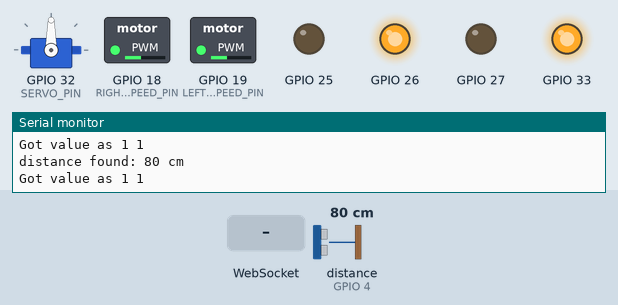
Recording of a sketch running on a simulated ESP32. On the bench: servo, switched loads named in the sketch (green lamp = pin HIGH), output pins drawn as LEDs (lit = HIGH), the last lines printed to the serial monitor. Wiring (inferred from the names in the program): ultrasonic range finder: trigger GPIO 2; echo GPIO 4. The inputs (shaded band) are chosen by the test bench; at power-on: distance to the obstacle (sensor on GPIO 4) 80 cm. The echo pulse lasts 58.3 µs per cm; pins used as bus, display or sensor lines are not drawn.

Above: at 3.2 s.
3.3 s: distance to the obstacle (sensor on GPIO 4) set to 2 cm
At 4.4 s:
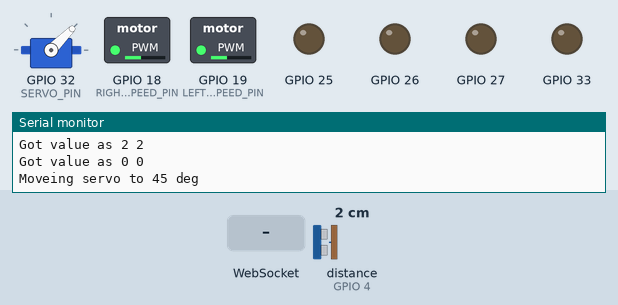
6.3 s: WebSocket text "5" received
At 9.1 s:
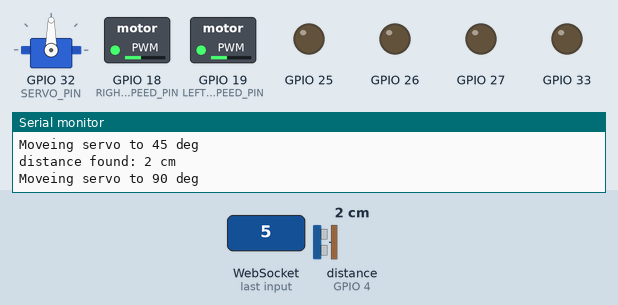
9.3 s: WebSocket text "5" received
At 10.2 s:
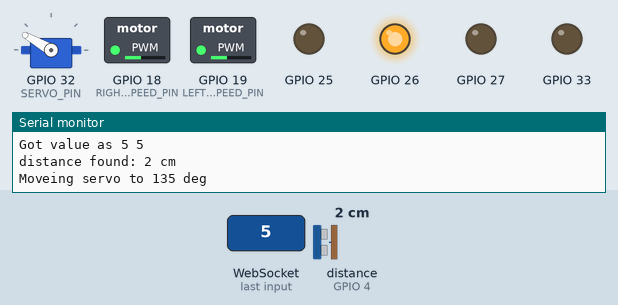
12.3 s: distance to the obstacle (sensor on GPIO 4) set to 17 cm
15.3 s: distance to the obstacle (sensor on GPIO 4) set to 21 cm
17.5 s: distance to the obstacle (sensor on GPIO 4) set to 4 cm
At 18.25 s:
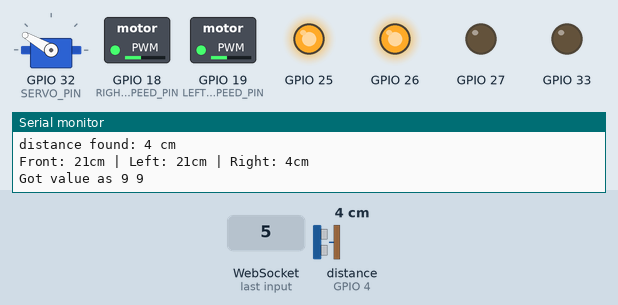
Timing chart, 0 to 21.1 s (numbered marks = the images above; inputs shaded):
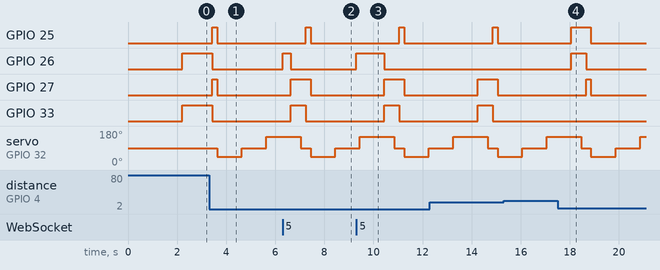

The sketch:

autonomous_esp_bot.ino
```cpp
#include <Arduino.h>
#include <ESP32Servo.h>
#ifdef ESP32
#include <WiFi.h>
#include <AsyncTCP.h>
#elif defined(ESP8266)
#include <ESP8266WiFi.h>
#include <ESPAsyncTCP.h>
#endif
#include <ESPAsyncWebServer.h>

enum Mode {
  REMOTE,
  AUTO
};
Mode currentMode = AUTO;

#define UP 1
#define DOWN 2
#define LEFT 3
#define RIGHT 4
#define UP_LEFT 5
#define UP_RIGHT 6
#define DOWN_LEFT 7
#define DOWN_RIGHT 8
#define TURN_LEFT 9
#define TURN_RIGHT 10
#define AUTO_MODE 11
#define REMOTE_MODE 12
#define STOP 0

#define RIGHT_MOTORS 0
#define LEFT_MOTORS 1
#define RIGHT_MOTOR_SPEED_PIN 18
#define LEFT_MOTOR_SPEED_PIN 19
#define SPEED 100

#define FORWARD 1
#define BACKWARD -1

// for ultrasonic sensor
#define TRIGGER_PIN 2
#define ECHO_PIN 4
float duration, distance;

// for servo
#define SERVO_PIN 32

struct MOTOR_PINS {
  int pinIN1;
  int pinIN2;
};

struct ObstacleScan {
  int distancemap[3];  // 0 = front, 1 = left, 2 = right
  int ObstacleMap[3];  // 1 = obstacle, 0 = free
};

Servo Robotservo;

std::vector<MOTOR_PINS> motorPins = {
  { 25, 33 },  // RIGHT_MOTORS
  { 27, 26 },  // LEFT_MOTORS

};

const char *ssid = "Pet";
const char *password = "123456789";

AsyncWebServer server(80);
AsyncWebSocket ws("/ws");

const char *htmlHomePage PROGMEM = R"HTMLHOMEPAGE(
<!DOCTYPE html>
<html>
  <head>
  <meta name="viewport" content="width=device-width, initial-scale=1, maximum-scale=1, user-scalable=no">
    <style>
    .arrows {
      font-size:70px;
      color:red;
    }
    .circularArrows {
      font-size:80px;
      color:blue;
    }
    td {
      background-color:black;
      border-radius:25%;
      box-shadow: 5px 5px #888888;
    }
    td:active {
      transform: translate(5px,5px);
      box-shadow: none;
    }

    .noselect {
      -webkit-touch-callout: none; /* iOS Safari */
        -webkit-user-select: none; /* Safari */
         -khtml-user-select: none; /* Konqueror HTML */
           -moz-user-select: none; /* Firefox */
            -ms-user-select: none; /* Internet Explorer/Edge */
                user-select: none; /* Non-prefixed version, currently
                                      supported by Chrome and Opera */
    }
    </style>
  </head>
  <body class="noselect" align="center" style="background-color:white">

    <h1 style="color: teal;text-align:center;">Hash Include Electronics</h1>
    <h2 style="color: teal;text-align:center;">Wi-Fi &#128663; Control</h2>

    <table id="mainTable" style="width:400px;margin:auto;table-layout:fixed" CELLSPACING=10>
      <tr>
        <td ontouchstart='onTouchStartAndEnd("5")' ontouchend='onTouchStartAndEnd("0")'><span class="arrows" >&#11017;</span></td>
        <td ontouchstart='onTouchStartAndEnd("1")' ontouchend='onTouchStartAndEnd("0")'><span class="arrows" >&#8679;</span></td>
        <td ontouchstart='onTouchStartAndEnd("6")' ontouchend='onTouchStartAndEnd("0")'><span class="arrows" >&#11016;</span></td>
      </tr>

      <tr>
        <td ontouchstart='onTouchStartAndEnd("3")' ontouchend='onTouchStartAndEnd("0")'><span class="arrows" >&#8678;</span></td>
        <td></td>
        <td ontouchstart='onTouchStartAndEnd("4")' ontouchend='onTouchStartAndEnd("0")'><span class="arrows" >&#8680;</span></td>
      </tr>

      <tr>
        <td ontouchstart='onTouchStartAndEnd("7")' ontouchend='onTouchStartAndEnd("0")'><span class="arrows" >&#11019;</span></td>
        <td ontouchstart='onTouchStartAndEnd("2")' ontouchend='onTouchStartAndEnd("0")'><span class="arrows" >&#8681;</span></td>
        <td ontouchstart='onTouchStartAndEnd("8")' ontouchend='onTouchStartAndEnd("0")'><span class="arrows" >&#11018;</span></td>
      </tr>

      <tr>
        <td ontouchstart='onTouchStartAndEnd("9")' ontouchend='onTouchStartAndEnd("0")'><span class="circularArrows" >&#8634;</span></td>
        <td style="background-color:white;box-shadow:none"></td>
        <td ontouchstart='onTouchStartAndEnd("10")' ontouchend='onTouchStartAndEnd("0")'><span class="circularArrows" >&#8635;</span></td>
      </tr>
    </table>

    <script>
      var webSocketUrl = "ws:\/\/" + window.location.hostname + "/ws";
      var websocket;

      function initWebSocket()
      {
        websocket = new WebSocket(webSocketUrl);
        websocket.onopen    = function(event){};
        websocket.onclose   = function(event){setTimeout(initWebSocket, 2000);};
        websocket.onmessage = function(event){};
      }

      function onTouchStartAndEnd(value)
      {
        websocket.send(value);
      }

      window.onload = initWebSocket;
      document.getElementById("mainTable").addEventListener("touchend", function(event){
        event.preventDefault()
      });
    </script>

  </body>
</html>

)HTMLHOMEPAGE";

void rotateMotor(int motorNumber, int motorDirection) {
  if (motorDirection == FORWARD) {
    digitalWrite(motorPins[motorNumber].pinIN1, LOW);
    digitalWrite(motorPins[motorNumber].pinIN2, HIGH);
    analogWrite(RIGHT_MOTOR_SPEED_PIN, SPEED);
    analogWrite(LEFT_MOTOR_SPEED_PIN, SPEED);
  } else if (motorDirection == BACKWARD) {
    digitalWrite(motorPins[motorNumber].pinIN1, HIGH);
    digitalWrite(motorPins[motorNumber].pinIN2, LOW);
    analogWrite(RIGHT_MOTOR_SPEED_PIN, SPEED);
    analogWrite(LEFT_MOTOR_SPEED_PIN, SPEED);
  } else {
    digitalWrite(motorPins[motorNumber].pinIN1, LOW);
    digitalWrite(motorPins[motorNumber].pinIN2, LOW);
    analogWrite(RIGHT_MOTOR_SPEED_PIN, SPEED);
    analogWrite(LEFT_MOTOR_SPEED_PIN, SPEED);
  }
}

void processCarMovement(String inputValue) {
  Serial.printf("Got value as %s %d\n", inputValue.c_str(), inputValue.toInt());
  switch (inputValue.toInt()) {

    case UP:
      rotateMotor(RIGHT_MOTORS, FORWARD);
      rotateMotor(LEFT_MOTORS, FORWARD);
      break;

    case DOWN:
      rotateMotor(RIGHT_MOTORS, BACKWARD);
      rotateMotor(LEFT_MOTORS, BACKWARD);
      break;

    case LEFT:
      rotateMotor(RIGHT_MOTORS, BACKWARD);
      rotateMotor(LEFT_MOTORS, FORWARD);
      break;

    case RIGHT:
      rotateMotor(RIGHT_MOTORS, FORWARD);
      rotateMotor(LEFT_MOTORS, BACKWARD);
      break;

    case UP_LEFT:
      rotateMotor(RIGHT_MOTORS, STOP);
      rotateMotor(LEFT_MOTORS, FORWARD);
      break;

    case UP_RIGHT:
      rotateMotor(RIGHT_MOTORS, FORWARD);
      rotateMotor(LEFT_MOTORS, STOP);
      break;

    case DOWN_LEFT:
      rotateMotor(RIGHT_MOTORS, STOP);
      rotateMotor(LEFT_MOTORS, BACKWARD);
      break;

    case DOWN_RIGHT:
      rotateMotor(RIGHT_MOTORS, BACKWARD);
      rotateMotor(LEFT_MOTORS, STOP);
      break;

    case TURN_LEFT:
      rotateMotor(RIGHT_MOTORS, BACKWARD);
      rotateMotor(LEFT_MOTORS, FORWARD);
      break;

    case TURN_RIGHT:
      rotateMotor(RIGHT_MOTORS, FORWARD);
      rotateMotor(LEFT_MOTORS, BACKWARD);
      break;

    case STOP:
      rotateMotor(RIGHT_MOTORS, STOP);
      rotateMotor(LEFT_MOTORS, STOP);
      break;

    case AUTO_MODE:
      currentMode = AUTO;
      Serial.println("Switched to AUTO mode");
      rotateMotor(RIGHT_MOTORS, STOP);
      rotateMotor(LEFT_MOTORS, STOP);
      break;

    case REMOTE_MODE:
      currentMode = REMOTE;
      Serial.println("Switched to REMOTE mode");
      rotateMotor(RIGHT_MOTORS, STOP);
      rotateMotor(LEFT_MOTORS, STOP);
      break;

    default:
      rotateMotor(RIGHT_MOTORS, STOP);
      rotateMotor(LEFT_MOTORS, STOP);
      break;
  }
}

void handleRoot(AsyncWebServerRequest *request) {
  request->send_P(200, "text/html", htmlHomePage);
}

void handleNotFound(AsyncWebServerRequest *request) {
  request->send(404, "text/plain", "File Not Found");
}

void onWebSocketEvent(AsyncWebSocket *server,
                      AsyncWebSocketClient *client,
                      AwsEventType type,
                      void *arg,
                      uint8_t *data,
                      size_t len) {
  switch (type) {
    case WS_EVT_CONNECT:
      Serial.printf("WebSocket client #%u connected from %s\n", client->id(), client->remoteIP().toString().c_str());
      // client->text(getRelayPinsStatusJson(ALL_RELAY_PINS_INDEX));
      break;
    case WS_EVT_DISCONNECT:
      Serial.printf("WebSocket client #%u disconnected\n", client->id());
      processCarMovement("0");
      break;
    case WS_EVT_DATA:
      AwsFrameInfo *info;
      info = (AwsFrameInfo *)arg;
      if (info->final && info->index == 0 && info->len == len && info->opcode == WS_TEXT) {
        std::string myData = "";
        myData.assign((char *)data, len);
        processCarMovement(myData.c_str());
      }
      break;

    case WS_EVT_PONG:
    case WS_EVT_ERROR:
      break;
    default:
      break;
  }
}

void setUpPinModes() {
  for (int i = 0; i < motorPins.size(); i++) {
    pinMode(motorPins[i].pinIN1, OUTPUT);
    pinMode(motorPins[i].pinIN2, OUTPUT);
    rotateMotor(i, STOP);
  }

  pinMode(TRIGGER_PIN, OUTPUT);
  pinMode(ECHO_PIN, INPUT);

  // Allow allocation of all timers
  ESP32PWM::allocateTimer(0);
  ESP32PWM::allocateTimer(1);
  ESP32PWM::allocateTimer(2);
  ESP32PWM::allocateTimer(3);
  Robotservo.setPeriodHertz(50);            // Standard 50hz servo
  Robotservo.attach(SERVO_PIN, 250, 3000);  // attaches the servo on pin 18 to the servo object
  Robotservo.write(90);                     // Set servo to neutral position
  delay(2000);
}

long measureDistance() {
  digitalWrite(TRIGGER_PIN, LOW);
  delayMicroseconds(2);
  digitalWrite(TRIGGER_PIN, HIGH);
  delayMicroseconds(10);
  digitalWrite(TRIGGER_PIN, LOW);
  long duration = pulseIn(ECHO_PIN, HIGH);  // 20ms timeout
  long distance = duration * 0.0344 / 2;    // cm
  Serial.printf("\ndistance found: %d cm\n", distance);
  return distance;
}

bool checkFrontObstacle() {
  Robotservo.write(90);
  delay(200);
  distance = measureDistance();
  if (distance < 20 && distance != 0) {
    return 0;
  } else {
    return 1;
  }
}

ObstacleScan isObstacleAhead() {
  ObstacleScan scanResult;

  // ---- Check Left ----
  Robotservo.write(45);
  Serial.println("Moveing servo to 45 deg");
  delay(1000);
  scanResult.distancemap[1] = measureDistance();
  scanResult.ObstacleMap[1] = (scanResult.distancemap[1] < 20) ? 1 : 0;

  // ---- Check Front ----
  Robotservo.write(90);
  Serial.println("Moveing servo to 90 deg");
  delay(1000);
  scanResult.distancemap[0] = measureDistance();
  scanResult.ObstacleMap[0] = (scanResult.distancemap[0] < 20) ? 1 : 0;

  // ---- Check Right ----
  Robotservo.write(150);
  Serial.println("Moveing servo to 135 deg");
  delay(1000);
  scanResult.distancemap[2] = measureDistance();
  scanResult.ObstacleMap[2] = (scanResult.distancemap[2] < 20) ? 1 : 0;

  return scanResult;
}

void runAutonomous() {
  // Example: print results
  bool isFrontSafe = checkFrontObstacle();
  if (isFrontSafe) {
    processCarMovement("1");
  } else {
    processCarMovement("2");  // go back and stop
    delay(200);
    processCarMovement("0");

    ObstacleScan scan = isObstacleAhead();

    Serial.printf("Front: %dcm | Left: %dcm | Right: %dcm\n",
                  scan.distancemap[0],
                  scan.distancemap[1],
                  scan.distancemap[2]);

    if (scan.distancemap[1] > scan.distancemap[2]) {
      processCarMovement("9");  // turn left
      delay(400);
    } else {
      processCarMovement("10");  // turn right
      delay(400);
    }
  }
}

void setup(void) {
  setUpPinModes();
  Serial.begin(115200);

  WiFi.softAP(ssid, password);
  IPAddress IP = WiFi.softAPIP();
  Serial.print("AP IP address: ");
  Serial.println(IP);

  server.on("/", HTTP_GET, handleRoot);
  server.onNotFound(handleNotFound);

  ws.onEvent(onWebSocketEvent);
  server.addHandler(&ws);

  server.begin();
  Serial.println("HTTP server started");
}

void loop() {
  ws.cleanupClients();

  if (currentMode == AUTO) {
    runAutonomous();
  }
}
```

Measured:
- after the input at 3.3 s, GPIO 25, GPIO 27: LOW → HIGH after 0.13 s, → LOW 0.20 s later; GPIO 26, GPIO 33: HIGH → LOW after 0.13 s; servo on GPIO 32 (SERVO_PIN): 90° → 45° after 0.33 s, → 90° 1.0 s later, → 150° 1.0 s later
- after the input at 6.3 s, GPIO 26: LOW → HIGH at once, → LOW 0.34 s later
- after the input at 9.3 s, GPIO 26: LOW → HIGH at once, → LOW 1.1 s later
- after the input at 17.5 s, GPIO 25: LOW → HIGH after 0.56 s, → LOW 0.80 s later; GPIO 26: LOW → HIGH after 0.56 s instead of 1.2 s; GPIO 33: stays LOW (without the input it goes to HIGH after 0.56 s)
